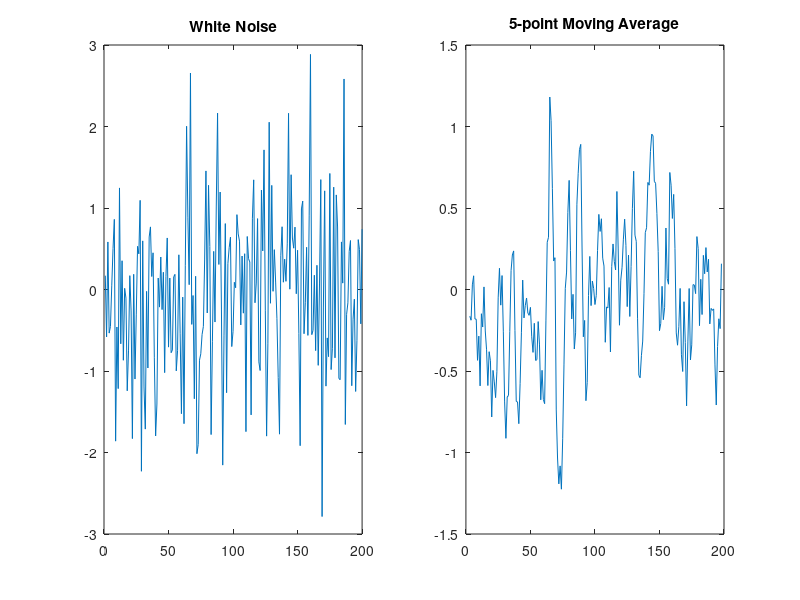

Reproduce this figure in MATLAB.
% -------------------------------------------------------------------------
% Illustration of white noise and 5 point moving average filter
% -------------------------------------------------------------------------
% Willi Mutschler, October 26, 2022
% willi@mutschler.eu
% -------------------------------------------------------------------------
clearvars; clc; close all;

%% Generate white noise
sigma = 1;          % set value for standard deviation
T = 200;            % set value for number of observations
epsi = randn(T,1);  % draw Tx1 vector of standard normally distributed random variables
epsi = sigma*epsi;  % scale with sigma to get N(0,sigma^2) distributed random variables (linear transformation)
size(epsi)          % check size of epsi, should be Tx1

yWN = nan(T,1);      % initialize a Tx1 vector with nan (not a number)
for t=1:T           % the variable t runs from 1,2....,T
    yWN(t,1) = epsi(t);
end

%% Generate 5-point moving average
yMA5 = nan(T,1);    % initialize output vector with nan
for t=3:T-2         % 1) since epsi is Tx1, t cannot start at 1 as we need epsi(t-2) -> start at 3
                    % 2) t cannot end at T, as we end the loop with epsi(t+2) -> end at T-2
    yMA5(t) = 1/5*(epsi(t-2)+epsi(t-1)+epsi(t)+epsi(t+1)+epsi(t+2));
end

%% Plots
figure('name','White Noise Plots');   % open new window for figure
subplot(1,2,1);                         % subplot(rows,columns, plotindex)
plot(yWN);                          % plot white noise
title('White Noise');                   % set title
subplot(1,2,2);                         % subplot(rows,columns, plotindex)
plot(yMA5);                            % plot moving-average
title('5-point Moving Average');        % set title